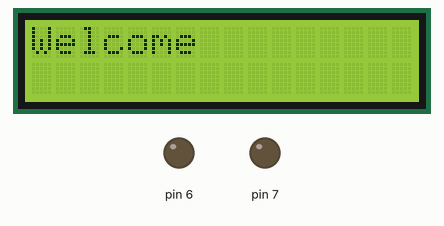
This sketch was run on a simulated Arduino Uno, built with avr-gcc and run on an emulated ATmega328P. On the bench: 16×2 character LCD, output pins drawn as LEDs (lit = HIGH). WiFi joins after 1.5 s; servers stay silent unless stated.

Above: at 0.1 s.
At 2.6 s:
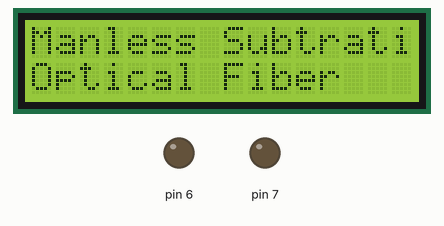

The sketch:

RX.ino
```cpp
//Rx


#include <SPI.h>    // ( Net surf for SPI pins )
#include <Ethernet.h>
#include <EthernetUdp.h>
#include<LiquidCrystal.h>

// initialize the library with the numbers of the interface pins
LiquidCrystal lcd(8, 9, 5, 4, 3, 2);
//code start

int pinButton = 14;
int pinButton1= 15;

int stateLED,stateLED1 = LOW;
int stateButton,stateButton1;
int previous,previous1 = LOW;
long time = 0;
long debounce = 100;
int codeS1 = 2; //Codes must be even
int codeS2 = 4;


//Device IP & MAC (Variable)
byte mac[] = { 0x2A, 0x00, 0x22, 0x22, 0x22, 0x44 }; //(Naming rules)
IPAddress ip(192, 168, 1, 10);                       //(IP rules according to subnet/gateway)

// -------- Do not change the section below -----------------
const unsigned int localPort = 1369;    // Process ID port (TCP/UDP Alternate port = 8888)
char remote_IP1[]="192.168.1.20";
int remote_Port1 = 9631;
char UDP_TX_Buffer[80];
char recvdBuffer[UDP_TX_PACKET_MAX_SIZE + 1]; // Buffer for incoming data
EthernetUDP Udp;  //Class variable (Initiates process of UDP)
// ------------------------------------------------------------


int temperature =atoi(recvdBuffer);
int flamedet=0;

int threshold =400;


void setup()
{
 lcd.begin(16, 2);
 lcd.clear();
  lcd.print("Welcome");
  delay(500);
  lcd.setCursor(0, 1);
 lcd.clear();
 lcd.print("Manless Subtration");
 lcd.setCursor(0,2);
 lcd.print("Optical Fiber");
 delay(2000);
 //lcd.print(temperature);
  pinMode(6,OUTPUT);
  pinMode(pinButton, INPUT);
  pinMode(pinButton1,INPUT);
  pinMode(7,OUTPUT);
  Ethernet.begin(mac, ip);   // Set up the Ethernet Shield
  Udp.begin(localPort);      // Open a socket for this port
  Serial.begin(9600);        // Set up serial monitor with PC4
  delay(500);
}
char first;
int i = 0, flag = 0;
char text;


void loop()
{

  //transmit
int recvdSize = Udp.parsePacket();
int count,count1,flag1;
int Pressed = 0;
int incomingByte = 0;

 if (Udp.available()) {
    IPAddress remote = Udp.remoteIP();
    Udp.read(recvdBuffer, UDP_TX_PACKET_MAX_SIZE);
            // Gets rid of the message header

    Serial.println(recvdBuffer);


 }
}
```
